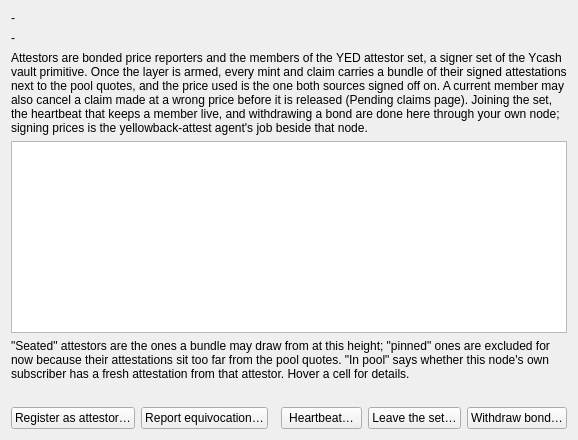
<?xml version="1.0" encoding="UTF-8"?>
<ui version="4.0">
 <class>YellowbackAttestors</class>
 <widget class="QWidget" name="YellowbackAttestors">
  <layout class="QVBoxLayout" name="attestorsLayout">
   <item>
    <widget class="QLabel" name="lblArming">
     <property name="wordWrap"><bool>true</bool></property>
     <property name="text"><string>-</string></property>
     <property name="textInteractionFlags"><set>Qt::TextSelectableByMouse</set></property>
    </widget>
   </item>
   <item>
    <widget class="QLabel" name="lblMembership">
     <property name="wordWrap"><bool>true</bool></property>
     <property name="text"><string>-</string></property>
     <property name="textInteractionFlags"><set>Qt::TextSelectableByMouse</set></property>
    </widget>
   </item>
   <item>
    <widget class="QLabel" name="lblAttestorsIntro">
     <property name="wordWrap"><bool>true</bool></property>
     <property name="text"><string>Attestors are bonded price reporters and the members of the YED attestor set, a signer set of the Ycash vault primitive. Once the layer is armed, every mint and claim carries a bundle of their signed attestations next to the pool quotes, and the price used is the one both sources signed off on. A current member may also cancel a claim made at a wrong price before it is released (Pending claims page). Joining the set, the heartbeat that keeps a member live, and withdrawing a bond are done here through your own node; signing prices is the yellowback-attest agent's job beside that node.</string></property>
    </widget>
   </item>
   <item>
    <widget class="QTableView" name="tblAttestors">
     <property name="selectionMode"><enum>QAbstractItemView::SingleSelection</enum></property>
     <property name="selectionBehavior"><enum>QAbstractItemView::SelectRows</enum></property>
    </widget>
   </item>
   <item>
    <widget class="QLabel" name="lblAttestorsNote">
     <property name="wordWrap"><bool>true</bool></property>
     <property name="text"><string>"Seated" attestors are the ones a bundle may draw from at this height; "pinned" ones are excluded for now because their attestations sit too far from the pool quotes. "In pool" says whether this node's own subscriber has a fresh attestation from that attestor. Hover a cell for details.</string></property>
    </widget>
   </item>
   <item>
    <widget class="QLabel" name="lblAttestorAction">
     <property name="wordWrap"><bool>true</bool></property>
     <property name="text"><string/></property>
    </widget>
   </item>
   <item>
    <layout class="QHBoxLayout" name="attestorButtons">
     <item><widget class="QPushButton" name="btnRegister"><property name="text"><string>Register as attestor…</string></property></widget></item>
     <item><widget class="QPushButton" name="btnReport"><property name="text"><string>Report equivocation…</string></property></widget></item>
     <item><spacer name="attSpacerH"><property name="orientation"><enum>Qt::Horizontal</enum></property></spacer></item>
     <item><widget class="QPushButton" name="btnHeartbeat"><property name="text"><string>Heartbeat…</string></property></widget></item>
     <item><widget class="QPushButton" name="btnLeave"><property name="text"><string>Leave the set…</string></property></widget></item>
     <item><widget class="QPushButton" name="btnWithdraw"><property name="text"><string>Withdraw bond…</string></property></widget></item>
    </layout>
   </item>
  </layout>
 </widget>
 <resources/>
 <connections/>
</ui>
